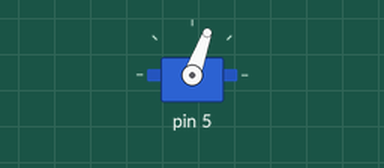
Recording of a sketch running on a simulated Arduino Uno, built for the host (arithmetic inside an expression is 32-bit, double 64-bit). Shown: servo.

Above: at 0.05 s.
At 4.0 s:
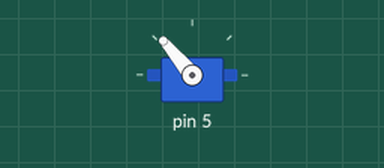
Timing chart, 0 to 5.2 s (numbered marks = the images above):
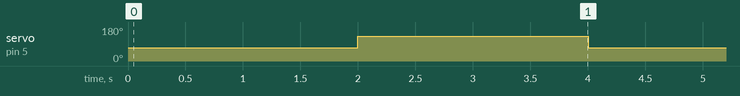

Measured:
- by itself, servo on pin 5: alternates 130° for 2.0 s and 70° for 2.0 s

The sketch:

servo_test.ino
```cpp
#include <Servo.h>

#define TEST_PIN PIN_PD5

Servo servo, motor;

void setup() {
  Serial.begin(9600);
//  pinMode(PIN_PD5, OUTPUT);
  servo.attach(TEST_PIN);
  //motor.attach(PIN_PB2);
}

void loop() {
  servo.write(70);
 // motor.write(100);
 delay(2000);
 servo.write(130);
 delay(2000);
  //Serial.println(100);
//  digitalWrite(PIN_PD5, HIGH);
//  delay(20);
//  digitalWrite(PIN_PD5, LOW);
//  delay(20);
 }
```
